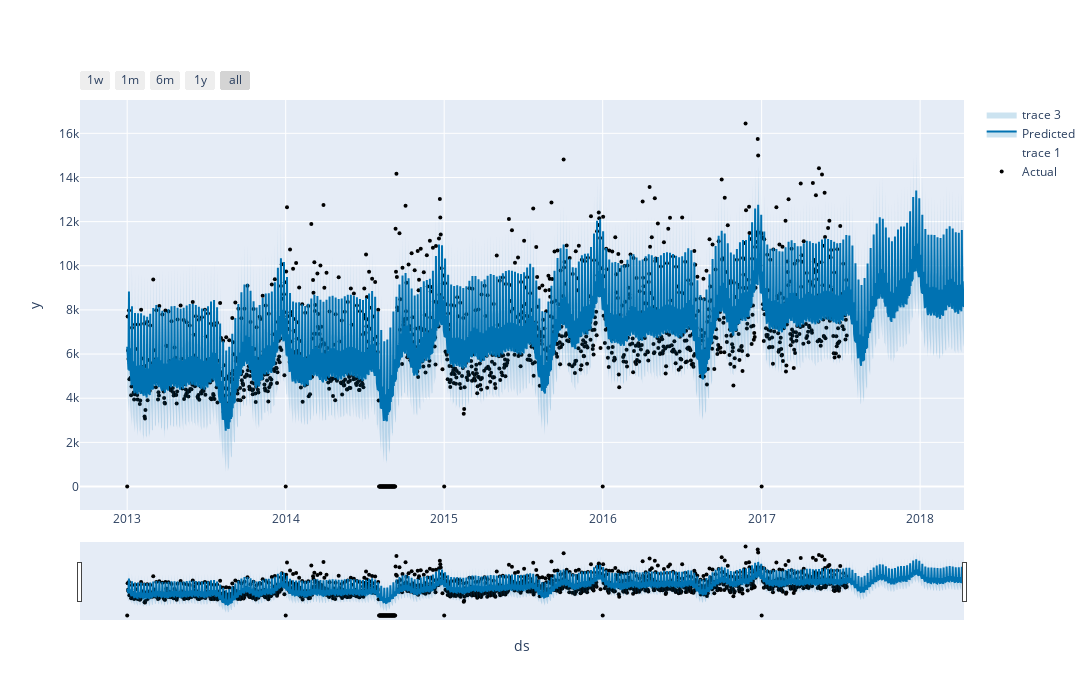

Write notebook code for a chart like this one.
### Code cell
model.plot(forecast)

### Figure 1 — Plotly figure (JSON) as saved in the notebook; plotly's stock layout.template omitted (floating-point values rounded to 4 significant figures; data arrays with more than 128 entries replaced by an {"elided": "..."} marker saying what was removed)
{"data": [{"marker": {"color": "black", "size": 4}, "mode": "markers", "name": "Actual", "type": "scatter", "x": {"elided": "1654 str values"}, "y": {"elided": "1654 float values"}}, {"hoverinfo": "skip", "line": {"width": 0}, "mode": "lines", "type": "scatter", "x": {"elided": "1924 str values"}, "y": {"elided": "1924 float values"}}, {"fill": "tonexty", "fillcolor": "rgba(0, 114, 178, 0.2)", "line": {"color": "#0072B2", "width": 2}, "mode": "lines", "name": "Predicted", "type": "scatter", "x": {"elided": "1924 str values"}, "y": {"elided": "1924 float values"}}, {"fill": "tonexty", "fillcolor": "rgba(0, 114, 178, 0.2)", "hoverinfo": "skip", "line": {"width": 0}, "mode": "lines", "type": "scatter", "x": {"elided": "1924 str values"}, "y": {"elided": "1924 float values"}}], "layout": {"height": 700, "showlegend": true, "width": 1400, "xaxis": {"rangeselector": {"buttons": [{"count": 7, "label": "1w", "step": "day", "stepmode": "backward"}, {"count": 1, "label": "1m", "step": "month", "stepmode": "backward"}, {"count": 6, "label": "6m", "step": "month", "stepmode": "backward"}, {"count": 1, "label": "1y", "step": "year", "stepmode": "backward"}, {"step": "all"}]}, "rangeslider": {"visible": true}, "title": {"text": "ds"}, "type": "date"}, "yaxis": {"title": {"text": "y"}}}}
